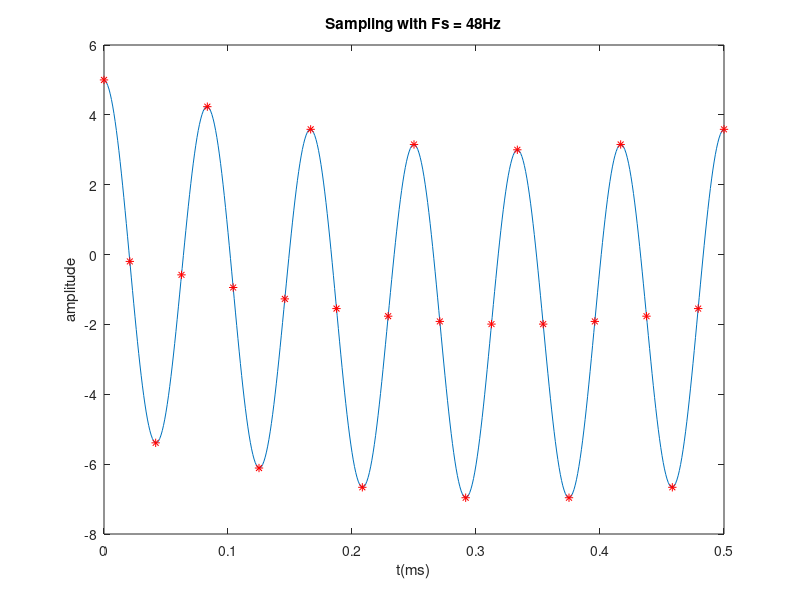
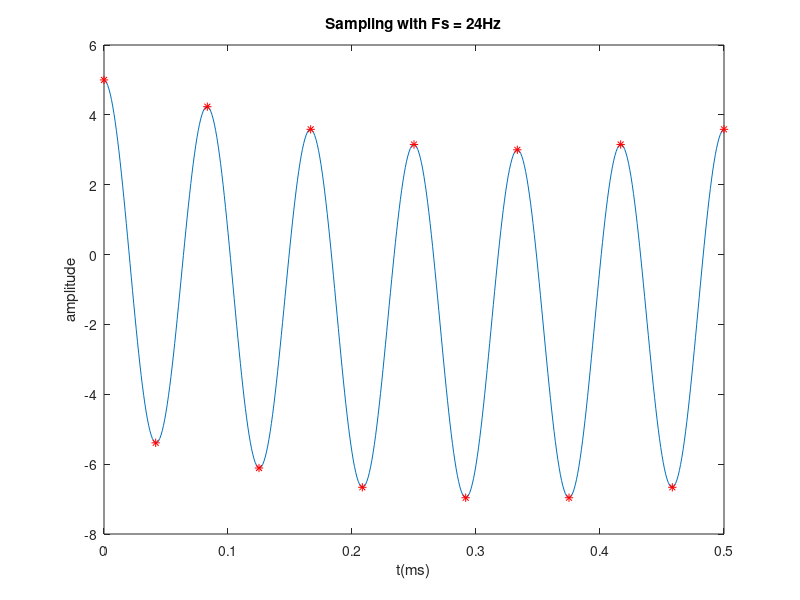
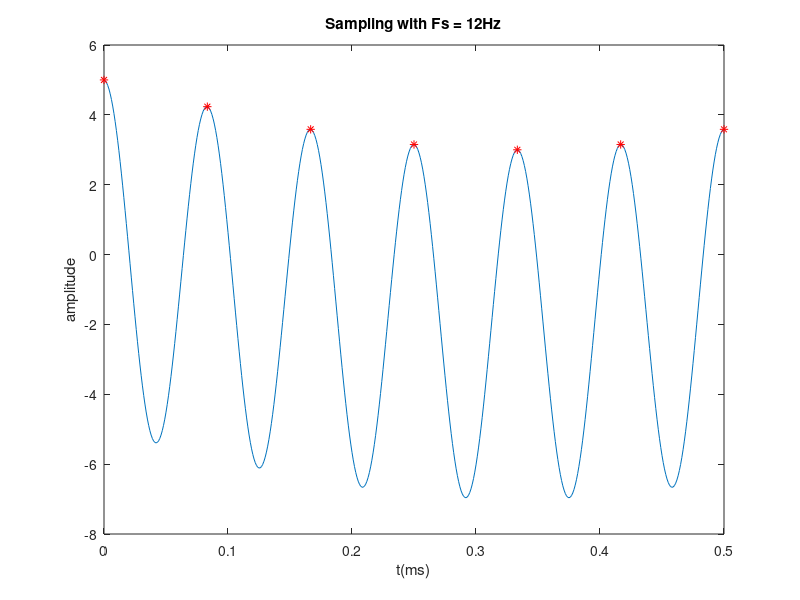
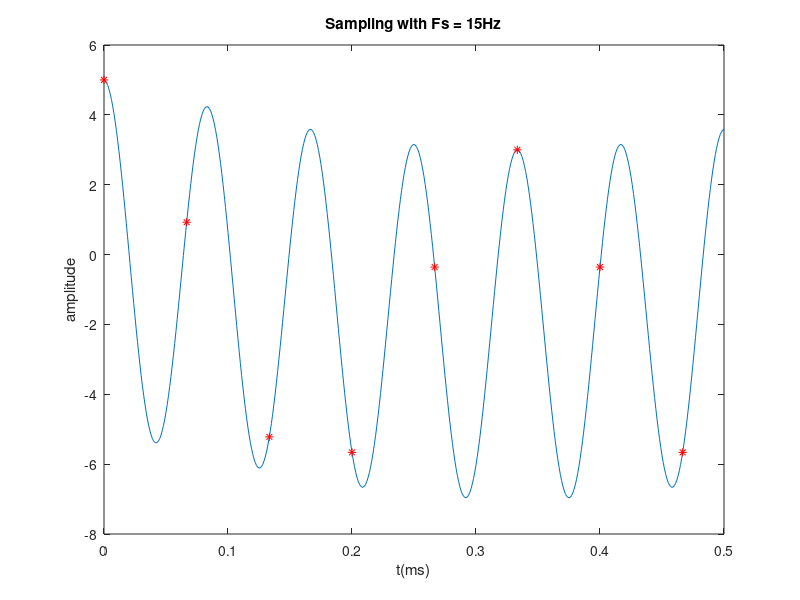

MATLAB code to generate these figures, in order:
clear all
close all

dt = 0.001;
t = [0:dt:0.5];

%create the continuous signal x
x = 5*cos(24*pi*t)-2*sin(1.5*pi*t);
figure(1)
plot(t,x)
title("Sampling with Fs = 48Hz")
xlabel("t(ms)")
ylabel("amplitude");

%Sampling with Fs = 48Hz
Ts1 = 1/48;
td1 = [t(1):Ts1:t(end)];
xd1 = 5*cos(24*pi*td1)-2*sin(1.5*pi*td1);
hold on
plot(td1,xd1,"r*")
hold off

figure(2)
plot(t,x)
title("Sampling with Fs = 24Hz")
xlabel("t(ms)")
ylabel("amplitude");

%Sampling with Fs = 24Hz
Ts2 = 1/24;
td2 = [t(1):Ts2:t(end)];
xd2 = 5*cos(24*pi*td2)-2*sin(1.5*pi*td2);
hold on
plot(td2,xd2,"r*")
hold off

figure(3)
plot(t,x)
title("Sampling with Fs = 12Hz")
xlabel("t(ms)")
ylabel("amplitude");

%Sampling with Fs = 12Hz
Ts3 = 1/12;
td3 = [t(1):Ts3:t(end)];
xd3 = 5*cos(24*pi*td3)-2*sin(1.5*pi*td3);
hold on
plot(td3,xd3,"r*")
hold off

figure(4)
plot(t,x)
title("Sampling with Fs = 15Hz")
xlabel("t(ms)")
ylabel("amplitude");

%Sampling with Fs = 15Hz
Ts4 = 1/15;
td4 = [t(1):Ts4:t(end)];
xd4 = 5*cos(24*pi*td4)-2*sin(1.5*pi*td4);
hold on
plot(td4,xd4,"r*")
hold off
